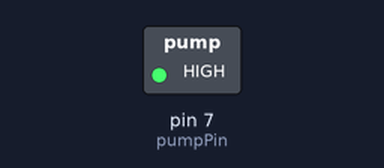
Bench run of a sketch on a simulated Arduino Uno, built with avr-gcc and run on an emulated ATmega328P. On the bench: switched loads named in the sketch (green lamp = pin HIGH).

Above: at 0.1 s.
At 3.1 s:
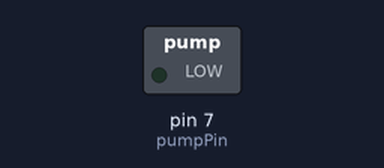
Timing chart, 0 to 4.6 s (numbered marks = the images above):
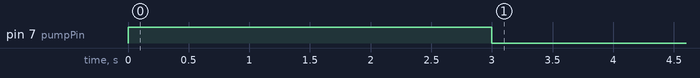

The sketch:

4_motor_test.ino.ino
```cpp
const int pumpPin = 7;

void setup() {
  pinMode(pumpPin, OUTPUT);
  digitalWrite(pumpPin, HIGH); // Pump ON
  delay(3000);
  digitalWrite(pumpPin, LOW);  // Pump OFF
}

void loop() {
  // Leave empty
}
```
